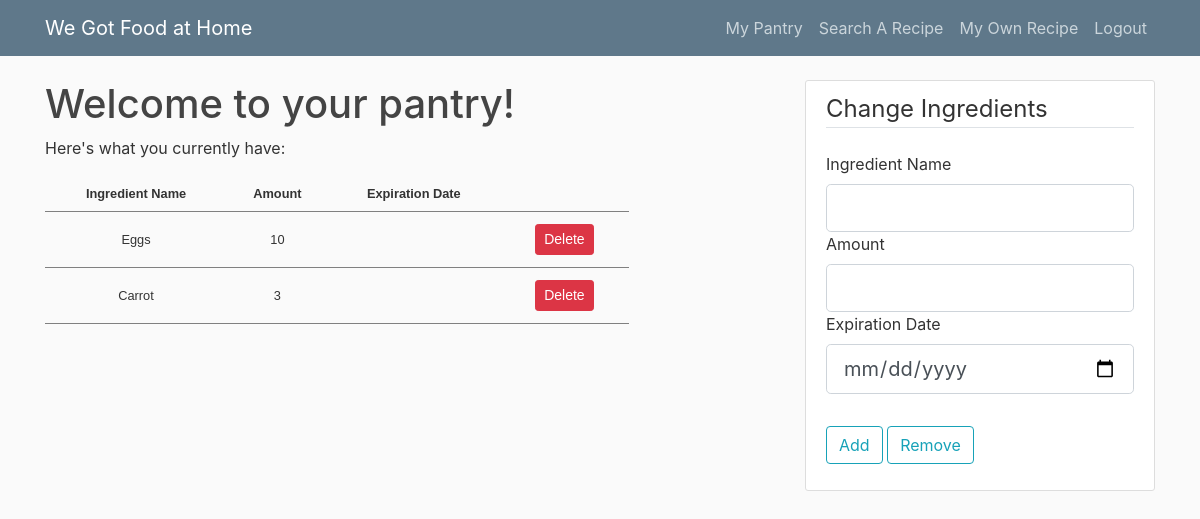
Before: /my_pantry (signed in) with the older database file.
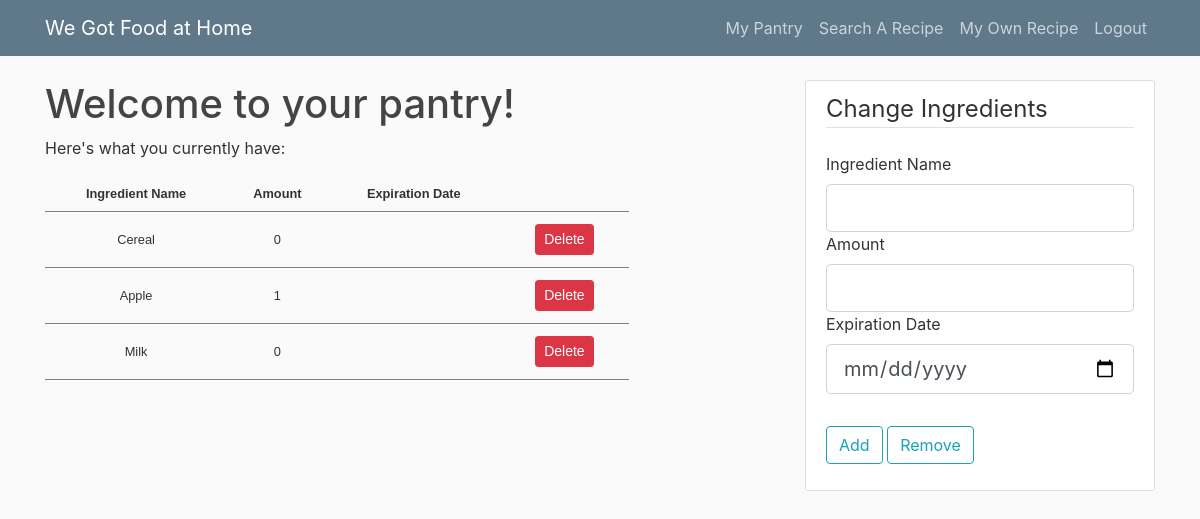
After: the same page with the newer database file.
### wdwh/models.py (models this page shows, shortened)
class Ingredient(db.Model):
    id = db.Column(db.Integer, primary_key=True)
    name = db.Column(db.String(100), nullable=False)
    qty = db.Column(db.Integer, nullable=False)

class PantryIngredient(Ingredient):
    user_id = db.Column(db.Integer, db.ForeignKey('user.id'))
    exp_date = db.Column(db.DateTime)

### wdwh/routes.py (the view, shortened to what this page needs)
@app.route("/my_pantry", methods=["GET", "POST"])
@login_required
def my_pantry():
    add_ingr_form = AddIngredientForm()
    all_ingr = PantryIngredient.query.filter_by(user_id=current_user.id).all()
    return render_template("pantry.html", title="My Pantry", add_form=add_ingr_form, all_ingr=all_ingr)

### wdwh/forms.py (shortened to what this page needs)
class AddIngredientForm(FlaskForm):
    ingr_name = StringField("Ingredient Name", validators=[DataRequired()])
    qty = IntegerField("Amount", validators=[DataRequired()])
    date = DateField("Expiration Date", validators=[Optional()])
    add = SubmitField("Add")
    remove = SubmitField("Remove")

### wdwh/models.py (called while the page is built)
@login_manager.user_loader
def load_user(user_id):
    return User.query.get(int(user_id))

### wdwh/templates/pantry.html (shortened to what this page needs)
{% extends "layout.html" %}
{% block content %}
<body>
    <h1>Welcome to your pantry!</h1>
    <p>Here's what you currently have:</p>
    {% if all_ingr %}
        <table>
            <tr>
                <th>Ingredient Name</th>
                <th>Amount</th>
                <th>Expiration Date</th>
            </tr>
            {% for ingr in all_ingr %}
                <tr>
                    <td>{{ingr.name}}</td>
                    <td>{{ingr.qty}}</td>
                    <td>
                    </td>
                    <td>
                        <button type="button" class="btn btn-danger btn-sm m-1" data-toggle="modal" data-target="#deleteModal{{ingr.id}}">Delete</button>
                    </td>
                </tr>
            {% endfor %}
        </table>
    {% else %}
        <small class="text-muted">
            Your pantry is currently empty, try adding some ingredients!
        </small>
    {% endif %}
</body>
{% endblock content %}
{% block side %}
<div class="content-section">
    <form method="POST" action="">
        <fieldset class="form-group">
            <legend class="border-bottom mb-4">Change Ingredients</legend>
            <div class="form-group">
                {{ add_form.ingr_name.label(class="form-control-label") }}
                {% if add_form.ingr_name.errors %}
                    {{ add_form.ingr_name(class="form-control form-control-lg is-invalid") }}
                    <div class="invalid-feedback">
                        {% for error in add_form.ingr_name.errors %}
                            <span>{{ error }}</span>
                        {% endfor %}
                    </div>
                {% else %}
                    {{ add_form.ingr_name(class="form-control form-control-lg") }}
                {% endif %}
                {{ add_form.qty.label(class="form-control-label") }}
                {% if add_form.qty.errors %}
                    {{ add_form.qty(class="form-control form-control-lg is-invalid") }}
                    <div class="invalid-feedback">
                        {% for error in add_form.qty.errors %}
                            <span>{{ error }}</span>
                        {% endfor %}
                    </div>
                {% else %}
                    {{ add_form.qty(class="form-control form-control-lg") }}
                {% endif %}
                {{ add_form.date.label(class="form-control-label") }}
                {% if add_form.date.errors %}
                    {{ add_form.date(class="form-control form-control-lg is-invalid") }}
                    <div class="invalid-feedback">
                        {% for error in add_form.date.errors %}
                            <span>{{ error }}</span>
                        {% endfor %}
                    </div>
                {% else %}
                    {{ add_form.date(class="form-control form-control-lg") }}
                {% endif %}
            </div>
        </fieldset>
        <div class="form-group">
            {{ add_form.add(class="btn btn-outline-info") }}
            {{ add_form.remove(class="btn btn-outline-info") }}
        </div>
    </form>
</div>
{% endblock side %}

### wdwh/templates/layout.html (shortened to what this page needs)
<!DOCTYPE html>
<html>
<head>
    <link rel="stylesheet" href="https://maxcdn.bootstrapcdn.com/bootstrap/4.0.0/css/bootstrap.min.css">
    <link rel="stylesheet" type="text/css" href="{{ url_for('static', filename='main.css') }}">
</head>
<body>
    <header class="site-header">
      <nav class="navbar navbar-expand-md navbar-dark bg-steel fixed-top">
        <div class="container">
          <a class="navbar-brand mr-4" href="/">We Got Food at Home</a>
          <div class="collapse navbar-collapse" id="navbarToggle">
            <div class="navbar-nav">
              {% if current_user.is_authenticated %}
                <a class="nav-item nav-link" href="{{ url_for('my_pantry') }}">My Pantry</a>
                <a class="nav-item nav-link" href="{{ url_for('search_recipe') }}">Search A Recipe</a>
                <a class="nav-item nav-link" href="{{ url_for('enter_recipe') }}">My Own Recipe</a>
                <a class="nav-item nav-link" href="{{ url_for('logout') }}">Logout</a>
              {% else %}
                <a class="nav-item nav-link" href="{{ url_for('login') }}">Login</a>
                <a class="nav-item nav-link" href="{{ url_for('register') }}">Register</a>
              {% endif %}
            </div>
          </div>
        </div>
      </nav>
    </header>
    <main role="main" class="container">
      <div class="row">
        <div class="col-md-8">
          {% block content %}{% endblock %}
        </div>
        <div class="col-md-4">
          {% block side %}{% endblock %}
        </div>
      </div>
    </main>
</body>
</html>

### wdwh/static/main.css (style rules this page uses)
body { background: #fafafa; color: #333333; margin-top: 5rem; }
h1, h2, h3, h4, h5, h6 { color: #444444; }
.bg-steel { background-color: #5f788a; }
.site-header .navbar-nav .nav-link { color: #cbd5db; }
.content-section { background: #ffffff; padding: 10px 20px; border: 1px solid #dddddd; border-radius: 3px; margin-bottom: 20px; }
td,th { padding: 8px; text-align: center; }
tr { border-bottom: 1px solid grey; }
table { border-collapse: collapse; font-family: arial, sans-serif; font-size: .8rem; width: 80%; }

Changed rows visible on the page:
removed PantryIngredient: name "Eggs", qty "10"
removed PantryIngredient: name "Carrot", qty "3"
added PantryIngredient: name "Cereal", qty "0"
added PantryIngredient: name "Apple", qty "1"
added PantryIngredient: name "Milk", qty "0"
